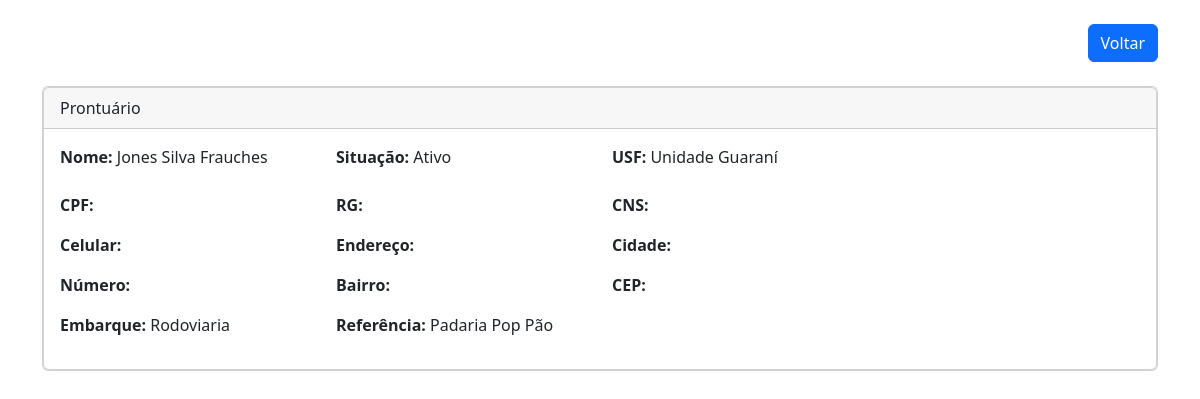
The page /App/views/user/PacienteView/visualizarPaciente.php?id=4 on the database its author committed.
### tables this page shows
CREATE TABLE IF NOT EXISTS `pacientes` (
  `id` int NOT NULL AUTO_INCREMENT,
  `nome` varchar(50) NOT NULL,
  `rg` varchar(11) NOT NULL,
  `cpf` varchar(11) NOT NULL,
  `cns` varchar(20) NOT NULL,
  `celular` varchar(9) NOT NULL,
  `endereco` varchar(50) NOT NULL,
  `numero` varchar(3) NOT NULL,
  `bairro` varchar(50) NOT NULL,
  `cidade` varchar(50) NOT NULL,
  `cep` varchar(8) NOT NULL,
  `embarque` varchar(200) NOT NULL,
  `referencia` varchar(200) DEFAULT NULL,
  `id_situacao` int NOT NULL,
  `id_unidade_usf` int NOT NULL,
  `created` datetime NOT NULL,
  `modified` datetime DEFAULT NULL,
  PRIMARY KEY (`id`),
  KEY `id_situacao` (`id_situacao`),
  KEY `id_unidade_usf` (`id_unidade_usf`)
);

CREATE TABLE IF NOT EXISTS `situacoes` (
  `id` int NOT NULL AUTO_INCREMENT,
  `nome_situacao` varchar(30) NOT NULL,
  `created` datetime NOT NULL,
  `modified` datetime DEFAULT NULL,
  PRIMARY KEY (`id`)
);

CREATE TABLE IF NOT EXISTS `unidades` (
  `id` int NOT NULL AUTO_INCREMENT,
  `nome_usf` varchar(80) NOT NULL,
  `created` datetime DEFAULT CURRENT_TIMESTAMP,
  `modified` datetime DEFAULT NULL,
  PRIMARY KEY (`id`)
);

### App/config/conexao.php (called while the page is built, shortened)
<?php
class Banco
{
    protected $mysqli;
    private function conexao($servidor, $usuario, $senha, $banco)
    {
        try {
            $this->mysqli = new mysqli($servidor, $usuario, $senha, $banco);
        } catch (Exception $e) {
            die($e->getMessage());
        }
    }
    public function getConexao()
    {
        return $this->mysqli;
    }
}
?>

### App/controllers/Paciente/PacienteListarController.php (called while the page is built, shortened)
<?php
require_once (__DIR__ ."/../../models/PacienteModel.php");
class listarPaciente
{
    private $listar;
    public function __construct()
    {
        $this->listar = new Paciente();
    }
    public function listarTodosPorId($id)
    {
        return $this->listar->listarPacientePorId($id);
    }
}
?>

### App/models/PacienteModel.php (called while the page is built, shortened)
<?php
require_once (__DIR__ ."/../dao/PacienteDAO.php");
class Paciente extends Banco
{
    private $pacienteDAO;
    public function __construct()
    {
        $this->pacienteDAO = new PacienteDAO();
    }
    public function listarPacientePorId($id)
    {
        return $this->pacienteDAO->getPacienteId($id);
    }
}
?>

### App/dao/PacienteDAO.php (called while the page is built, shortened)
<?php
require_once(__DIR__ . "/../config/conexao.php");
class pacienteDAO
{
    protected $conexao;
    public function __construct()
    {
        $this->conexao = new Banco();
    }
    public function getPacienteId($id)
    {
        try {
            $stmt = $this->conexao->getConexao()->prepare("SELECT p.*, s.nome_situacao, u.nome_usf FROM pacientes p INNER JOIN situacoes s ON p.id_situacao = s.id INNER JOIN unidades u ON p.id_unidade_usf = u.id WHERE p.id = ?");
            $stmt->bind_param("i", $id);
            $stmt->execute();
            $result = $stmt->get_result();
            if ($result && $result->num_rows > 0) {
                return $result->fetch_assoc();
            } else {
                return null;
            }
        } catch (Exception $e) {
            echo "Erro ao buscar paciente por ID: " . $e->getMessage();
            return null;
        }
    }
}
?>

### App/views/user/PacienteView/visualizarPaciente.php (the view, shortened to what this page needs)
<?php
require_once("../../../controllers/Paciente/PacienteListarController.php");
if (isset($_GET['id'])) {
    $id = $_GET['id'];
    $controller = new listarPaciente();
    $rows = $controller->listarTodosPorId($id);
    if ($rows) {
        ?>
        <!DOCTYPE html>
        <html lang="en">
        <head>
            <link href="https://cdn.jsdelivr.net/npm/bootstrap@5.2.1/dist/css/bootstrap.min.css" rel="stylesheet"
>
        </head>
        <body>
        <div class="container">
            <header class="d-flex justify-content-end my-4">
                <div>
                    <a href="indexPaciente.php" class="btn btn-primary">Voltar</a>
                </div>
            </header>
            <div class="card mb-4">
                <div class="card">
                    <div class="card-header">Prontuário</div>
                    <div class="card-body">
                        <div class="row mb-4">
                            <div class="col-md-3">
                                <span><strong>Nome:</strong> <?php echo $rows['nome']; ?></span>
                            </div>
                            <div class="col-md-3">
                                <span><strong>Situação: </strong> <?php echo $rows['nome_situacao']; ?></span>
                            </div>
                            <div class="col-md-3">
                                <span><strong>USF: </strong> <?php echo $rows['nome_usf']; ?></span>
                            </div>
                        </div>
                        <div class="row mb-3">
                            <div class="col-md-3">
                                <span><strong>CPF: </strong> <?php echo $rows['cpf']; ?></span>
                            </div>
                            <div class="col-md-3">
                                <span><strong>RG: </strong> <?php echo $rows['rg']; ?></span>
                            </div>
                            <div class="col-md-3">
                                <span><strong>CNS: </strong> <?php echo $rows['cns']; ?></span>
                            </div>
                        </div>
                        <div class="row mb-3">
                            <div class="col-md-3">
                                <span><strong>Celular: </strong> <?php echo $rows['celular']; ?></span>
                            </div>
                            <div class="col-md-3">
                                <span><strong>Endereço: </strong> <?php echo $rows['endereco']; ?></span>
                            </div>
                            <div class="col-md-3">
                                <span><strong>Cidade: </strong> <?php echo $rows['cidade']; ?></span>
                            </div>
                        </div>
                        <div class="row mb-3">
                            <div class="col-md-3">
                                <span><strong>Número: </strong> <?php echo $rows['numero']; ?></span>
                            </div>
                            <div class="col-md-3">
                                <span><strong>Bairro: </strong> <?php echo $rows['bairro']; ?></span>
                            </div>
                            <div class="col-md-3">
                                <span><strong>CEP: </strong> <?php echo $rows['cep']; ?></span>
                            </div>
                        </div>
                        <div class="row mb-3">
                            <div class="col-md-3">
                                <span><strong>Embarque: </strong> <?php echo $rows['embarque']; ?></span>
                            </div>
                            <div class="col-md-3">
                                <span><strong>Referência: </strong> <?php echo $rows['referencia']; ?></span>
                            </div>
                        </div>
                    </div>
                </div>
            </div>
        </div>
        </body>
        </html>
        <?php
    } else {
        echo "Paciente não encontrado.";
    }
} else {
    echo "ID do paciente não fornecido.";
}
?>

### rows shown on the page
pacientes: nome "Jones Silva Frauches", id_situacao.nome_situacao "Ativo", id_unidade_usf.nome_usf "Unidade Guaraní", embarque "Rodoviaria", referencia "Padaria Pop Pão"
